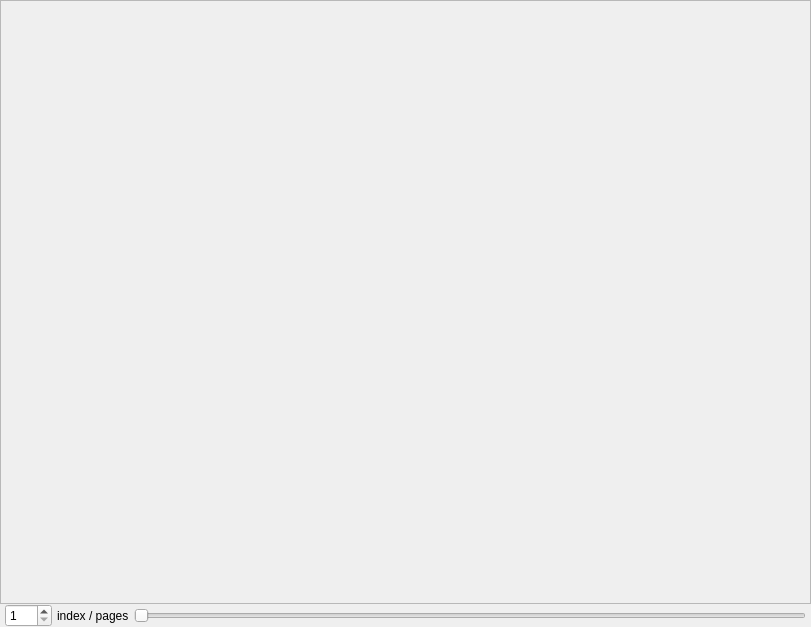
<?xml version="1.0" encoding="UTF-8"?>
<ui version="4.0">
 <class>Browser</class>
 <widget class="QWidget" name="Browser">
  <property name="geometry">
   <rect>
    <x>0</x>
    <y>0</y>
    <width>811</width>
    <height>627</height>
   </rect>
  </property>
  <property name="windowTitle">
   <string>Browser</string>
  </property>
  <property name="autoFillBackground">
   <bool>false</bool>
  </property>
  <layout class="QHBoxLayout" name="horizontalLayout_3">
   <property name="spacing">
    <number>0</number>
   </property>
   <property name="leftMargin">
    <number>0</number>
   </property>
   <property name="topMargin">
    <number>0</number>
   </property>
   <property name="rightMargin">
    <number>0</number>
   </property>
   <property name="bottomMargin">
    <number>0</number>
   </property>
   <item>
    <widget class="QWidget" name="toolbox" native="true">
     <property name="sizePolicy">
      <sizepolicy hsizetype="Minimum" vsizetype="Minimum">
       <horstretch>0</horstretch>
       <verstretch>0</verstretch>
      </sizepolicy>
     </property>
    </widget>
   </item>
   <item>
    <layout class="QVBoxLayout" name="vert1">
     <property name="spacing">
      <number>0</number>
     </property>
     <property name="leftMargin">
      <number>0</number>
     </property>
     <property name="topMargin">
      <number>0</number>
     </property>
     <property name="rightMargin">
      <number>0</number>
     </property>
     <property name="bottomMargin">
      <number>0</number>
     </property>
     <item>
      <layout class="QHBoxLayout" name="hori1">
       <property name="spacing">
        <number>0</number>
       </property>
       <property name="leftMargin">
        <number>0</number>
       </property>
       <property name="topMargin">
        <number>0</number>
       </property>
       <property name="rightMargin">
        <number>0</number>
       </property>
       <property name="bottomMargin">
        <number>0</number>
       </property>
       <item>
        <widget class="QScrollArea" name="scrollArea">
         <property name="widgetResizable">
          <bool>true</bool>
         </property>
         <widget class="QWidget" name="scrollAreaWidgetContents">
          <property name="geometry">
           <rect>
            <x>0</x>
            <y>0</y>
            <width>795</width>
            <height>597</height>
           </rect>
          </property>
          <layout class="QVBoxLayout" name="verticalLayout_2">
           <property name="spacing">
            <number>0</number>
           </property>
           <property name="leftMargin">
            <number>0</number>
           </property>
           <property name="topMargin">
            <number>0</number>
           </property>
           <property name="rightMargin">
            <number>0</number>
           </property>
           <property name="bottomMargin">
            <number>0</number>
           </property>
           <item>
            <widget class="QStackedWidget" name="stackedWidget">
             <widget class="QWidget" name="pageWidget"/>
             <widget class="QWidget" name="hiddenWidget"/>
            </widget>
           </item>
          </layout>
         </widget>
        </widget>
       </item>
      </layout>
     </item>
     <item>
      <layout class="QHBoxLayout" name="hori2">
       <property name="spacing">
        <number>5</number>
       </property>
       <property name="leftMargin">
        <number>5</number>
       </property>
       <property name="topMargin">
        <number>0</number>
       </property>
       <property name="rightMargin">
        <number>5</number>
       </property>
       <property name="bottomMargin">
        <number>0</number>
       </property>
       <item>
        <widget class="QSpinBox" name="pageSize">
         <property name="minimum">
          <number>1</number>
         </property>
         <property name="maximum">
          <number>100</number>
         </property>
        </widget>
       </item>
       <item>
        <widget class="QLabel" name="pageLabel">
         <property name="text">
          <string>index / pages</string>
         </property>
        </widget>
       </item>
       <item>
        <widget class="QSlider" name="pageSlider">
         <property name="orientation">
          <enum>Qt::Horizontal</enum>
         </property>
        </widget>
       </item>
      </layout>
     </item>
    </layout>
   </item>
  </layout>
 </widget>
 <resources/>
 <connections/>
</ui>
